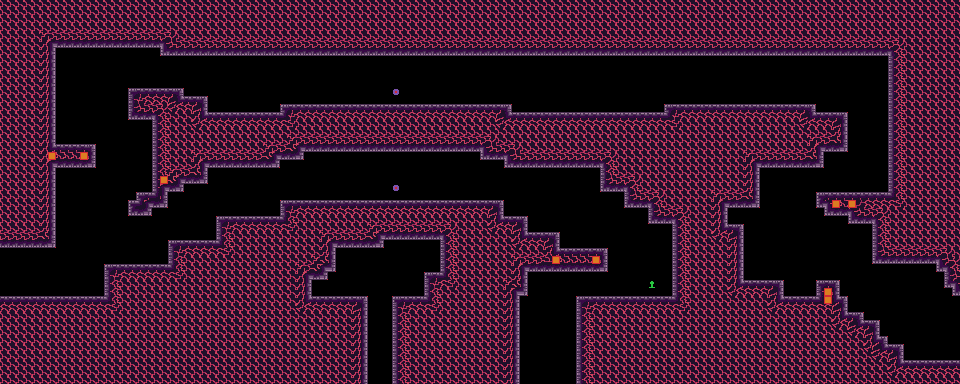

Below is a game level as drawn by its tile map, then a one-line description and the .tmx that defines it (tile-layer data replaced by summaries):
An orthogonal 120x48 tile map with 8x8 px tiles, 5 tile layers (draft, fg, bg, entity, ...), 2 tilesets.

<map version="1.9" tiledversion="1.9.2" orientation="orthogonal" renderorder="right-down" width="120" height="48" tilewidth="8" tileheight="8" infinite="0" nextlayerid="6" nextobjectid="1">
 <editorsettings>
  <export target="../assets/world/room/fire1b.json" format="json" />
 </editorsettings>
 <tileset firstgid="1" source="tools.tsx" />
 <tileset firstgid="325" source="fire.tsx" />
 <layer id="4" name="draft" width="120" height="48">
  <data>[5760 cells, 3764 non-empty, 1 distinct tile ids]</data>
 </layer>
 <layer id="1" name="fg" width="120" height="48">
  <data>[5760 cells, 0 non-empty, 0 distinct tile ids]</data>
 </layer>
 <layer id="2" name="bg" width="120" height="48">
  <data>[5760 cells, 0 non-empty, 0 distinct tile ids]</data>
 </layer>
 <layer id="3" name="entity" width="120" height="48">
  <data>[5760 cells, 3 non-empty, 2 distinct tile ids]</data>
 </layer>
 <layer id="5" name="map" width="120" height="48">
  <data>[5760 cells, 3755 non-empty, 28 distinct tile ids]</data>
 </layer>
</map>
